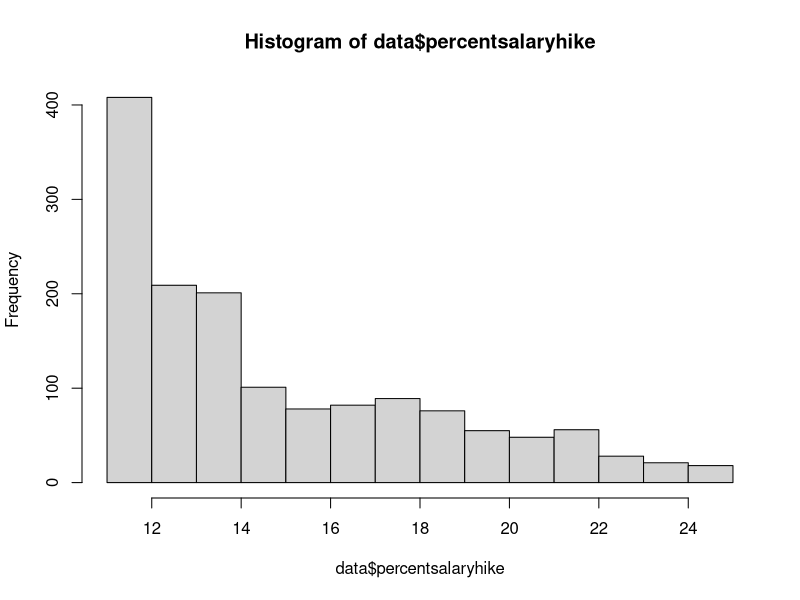

R code for this plot:
## ---- chunk 1
knitr::opts_chunk$set(echo = TRUE)
## ---- chunk 2
rm( list = ls()); cat("\014")  # Clear environment
#install.packages('tidyr')
#install.packages('dplyr')
#install.packages('ggplot2')
library(tidyr)
library(dplyr)
library(ggplot2)
data <- read.csv('data/CaseStudy2-data.csv')
describe_data <- read.csv('data/CaseStudy2-descriptions.csv')
#names(describe_data) <- (names(describe_data), tolower)
names(data) <- sapply(names(data), tolower)
## ---- chunk 3
## this doesn't really seem needed yet... just know lower is better
labels <- sapply(unique(describe_data$X), tolower)
describe_clean <- fill(describe_data, X, .direction='up')
dump <- describe_data[6,1]
is(dump)
## ---- chunk 4
str(data)
## ---- chunk 5
na_count <- sum(is.na(data$attrition))
## Convert data Attrition to binary
data$attrition <- data$attrition == 'Yes'
## N/A Count
print(sum(na_count))
## Sum of Employees who quit
print(sum(data$attrition))
## retain ratio
overall_ratio <- sum(na_count) / length(data$attrition)
print(overall_ratio)
## ---- chunk 6
num_obs= c()
for (col in names(data))
 ## this is not needed since there are no N/A values in the dataset
 # unique_vals[paste(col, 'isna', sep='#')] = sum(is.na(data[,col])) / 1470
  {for (value in unique(data[,col]))
    {
    num_obs[paste(col, value, sep='&')] = sum(data[,col] == value)
    }
  }
## ---- chunk 7
percent_quit = c()
find_percent <- function(df, sub_df, col_value, num_observations)
  {
  colval <- unlist(strsplit(col_value, '&'))
  return(sum(sub_df[,colval[1]] == colval[2])  / num_observations)
}
## ---- chunk 8
#for (row in num_observations){print(row)}
percent_quit = c()
sub_df <- subset(data, attrition == TRUE)
for (colval in names(num_obs)){
  percent_quit[colval] = find_percent(data, sub_df, colval, num_obs[colval])}
## ---- chunk 9
## create a dataframe of percent_quit verses number of observations
attr_frame <- data.frame(percent_quit, num_obs)
high_prob <- subset(attr_frame, percent_quit > overall_ratio & num_obs > 5)
high_prob$ratio_delta = high_prob$percent_quit - overall_ratio
high_prob[order(-percent_quit),]
## ---- chunk 10
hist(data$percentsalaryhike)
## ---- chunk 11
print(unique(data$businesstravel)) # sequential data, can be assigned nums
print(unique(data$department)) ## Dummy for:
## Sales                  Research & Development Human Resources       
# Human Resources Research & Development Sales
##
print(unique(data$educationfield)) ## Dummy for:
## Life Sciences    Other            Medical          Marketing        Technical Degree
## Default: Human Resources
print(unique(data$gender)) ## Dummy value for is_female
print(unique(data$jobrole)) ## Dummy for:
## Sales Executive           Research Scientist        Laboratory Technician    
## Manufacturing Director    Healthcare Representative Manager                  
## Sales Representative      Research Director
## Default: Human Resources
print(unique(data$maritalstatus)) # dummy for married or divorced; single=default
print(unique(data$over18)) # there is only one level, omit this variable
print(unique(data$overtime)) #create dummy variable for yes overtime
## ---- chunk 12
#check_corr <- function(col, label)
